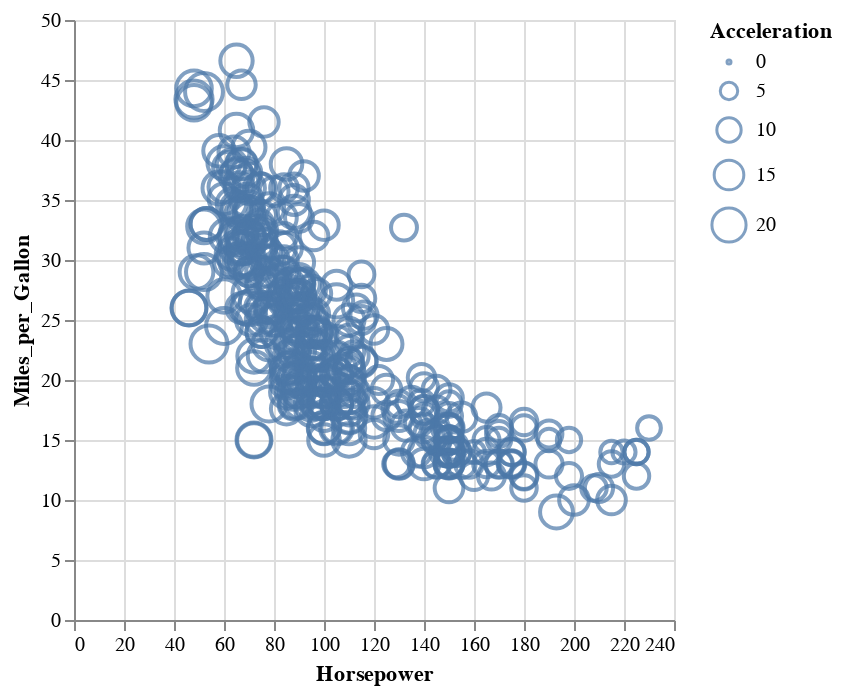

The notebook cell this image was saved under:
### Code cell
# Adicionando um novo canal visual de size de acordo com o atributo de acceleration
alt.Chart(cars).mark_point().encode(
    x='Horsepower',
    y='Miles_per_Gallon',
    size='Acceleration'
)

### Figure 1 — Vega-Lite specification as saved in the notebook (floating-point values rounded to 4 significant figures; data arrays with more than 128 entries replaced by an {"elided": "..."} marker saying what was removed)
{"config": {"view": {"continuousWidth": 300, "continuousHeight": 300}}, "data": {"name": "data-f02450ab61490a1363517a0190416235"}, "mark": {"type": "point"}, "encoding": {"size": {"field": "Acceleration", "type": "quantitative"}, "x": {"field": "Horsepower", "type": "quantitative"}, "y": {"field": "Miles_per_Gallon", "type": "quantitative"}}, "$schema": "https://vega.github.io/schema/vega-lite/v5.14.1.json", "datasets": {"data-f02450ab61490a1363517a0190416235": {"elided": "406 records"}}}
